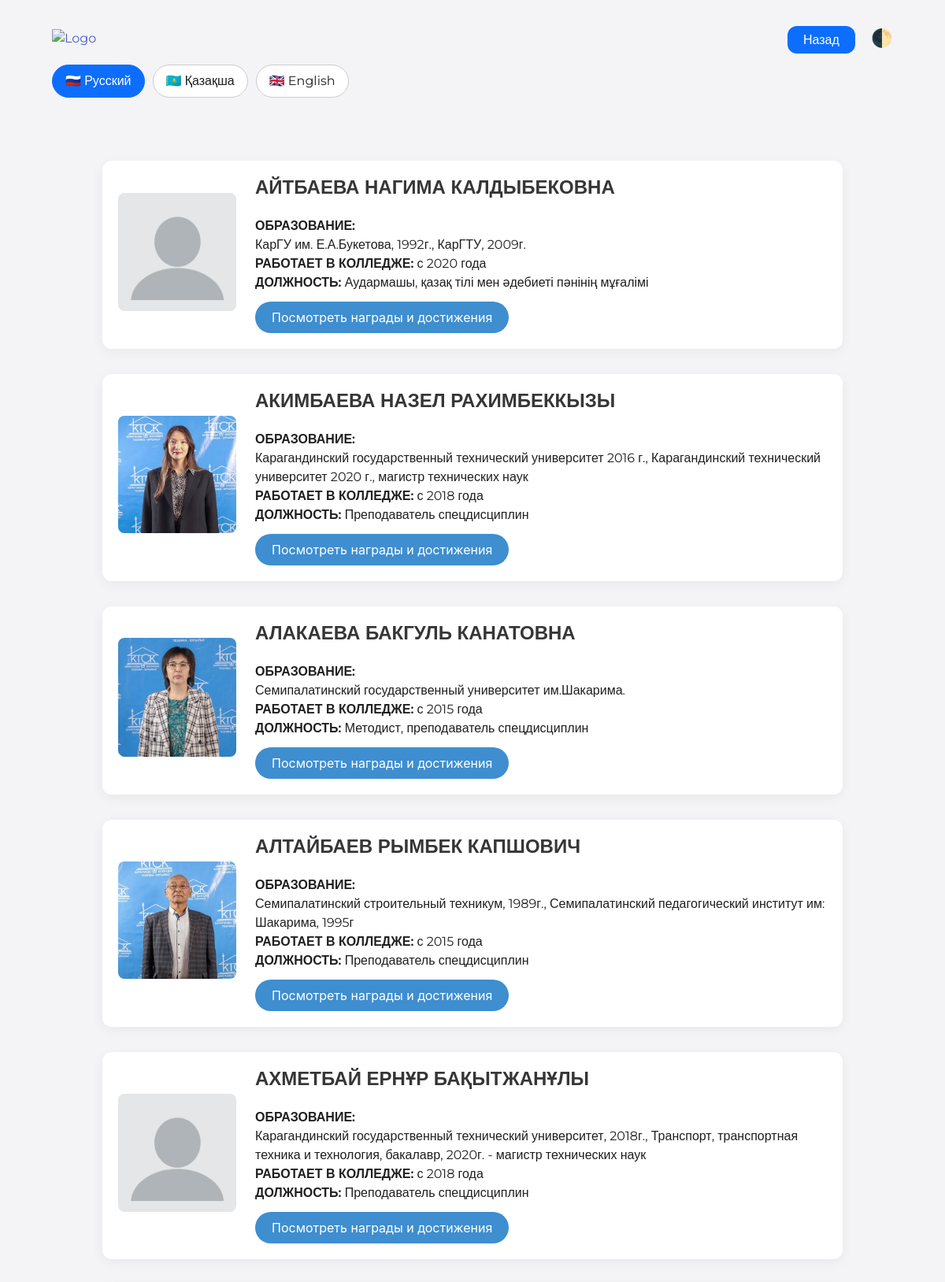
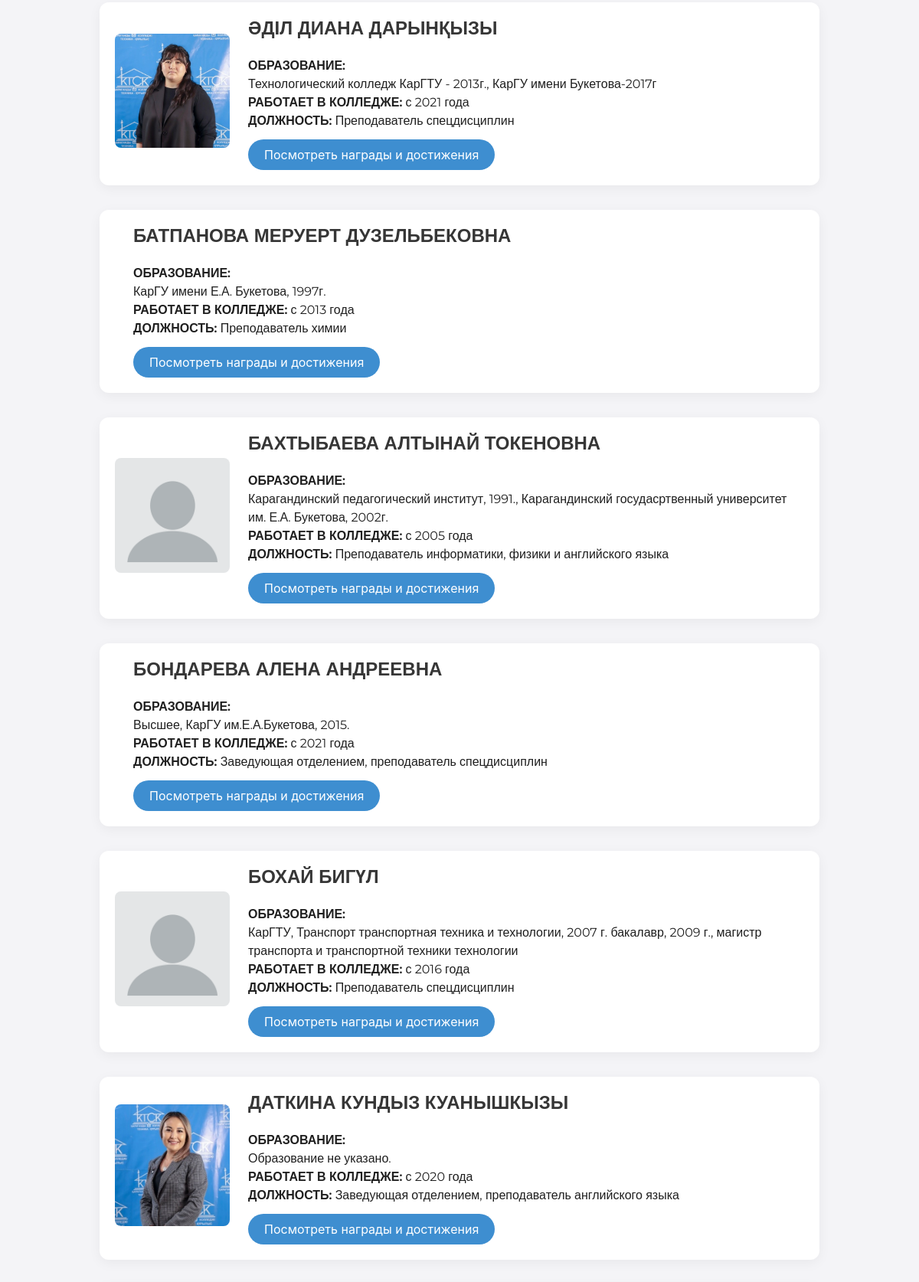
/pages/teacher.php (upper part), run on the app's committed database (2 pictures, top to bottom).
### tables this page shows
CREATE TABLE `teachers_lang` (
  `id` int NOT NULL,
  `teacher_id` int NOT NULL,
  `language` enum('ru','kz','en') NOT NULL,
  `name` varchar(255) NOT NULL,
  `description` text NOT NULL
);

CREATE TABLE `teachers` (
  `id` int NOT NULL,
  `name` varchar(255) NOT NULL,
  `description` text NOT NULL,
  `created_at` timestamp NULL DEFAULT CURRENT_TIMESTAMP,
  `updated_at` timestamp NULL DEFAULT CURRENT_TIMESTAMP ON UPDATE CURRENT_TIMESTAMP,
  `education` text,
  `works_in_college` varchar(255) NOT NULL,
  `position` varchar(255) NOT NULL,
  `image` varchar(255) NOT NULL
);

### pages/teacher.php (the view, shortened to what this page needs)
<?php
include '../config.php';
$lang = isset($_GET['lang']) ? $_GET['lang'] : 'ru';
$query_teachers = "
    SELECT t.*,
           COALESCE(tl.name, t.name) AS localized_name,
           tl.description
    FROM teachers t
    LEFT JOIN teachers_lang tl ON t.id = tl.teacher_id AND tl.language = '$lang'
    ORDER BY LOWER(COALESCE(tl.name, t.name)) ASC";
$result_teachers = mysqli_query($conn, $query_teachers);
?>
<!DOCTYPE html>
<html lang="<?= $lang ?>">
<head>
    <link href="https://cdn.jsdelivr.net/npm/bulma@0.9.4/css/bulma.min.css" rel="stylesheet" />
    <link rel="stylesheet" href="https://cdn.jsdelivr.net/npm/bootstrap-icons/font/bootstrap-icons.css">
</head>
<body>
    <div class="container">
        <section class="header">
            <div class="header__container">
                <a class="logo" href="">
                    <img src="https://ff2.object.pscloud.io/giwycqkw/oeqsaqye/eoamgqcg/4384bf6eeeace361ca86ed2a4e97d2975c665532.png" alt="Logo" />
                </a>
                <div class="right">
                    <a class="back" href="../index.php">Назад</a>
                    <span class="theme-toggle" onclick="toggleTheme()">🌓</span>
                </div>
            </div>
        </section>
        <div class="language-switcher has-text-centered mb-4">
            <a href="?lang=ru" class="<?= $lang == 'ru' ? 'active' : '' ?>">🇷🇺 Русский</a>
            <a href="?lang=kz" class="<?= $lang == 'kz' ? 'active' : '' ?>">🇰🇿 Қазақша</a>
            <a href="?lang=en" class="<?= $lang == 'en' ? 'active' : '' ?>">🇬🇧 English</a>
        </div>
        <section class="section">
            <div class="container">
                <?php while ($teacher = mysqli_fetch_assoc($result_teachers)): ?>
                    <div class="profile-card">
                        <div class="columns is-vcentered">
                            <div class="column is-narrow">
                                <img src="../admin/teachers/uploads/<?= $teacher['image'] ?>" alt="">
                            </div>
                            <div class="column">
                                <h2 class="title is-4"><?= htmlspecialchars($teacher['localized_name']) ?></h2>
                                <p><strong class="title__title"><?= $lang == 'ru' ? 'ОБРАЗОВАНИЕ' : ($lang == 'kz' ? 'БІЛІМІ' : 'EDUCATION') ?>:</strong></p>
                                <?php
                                $education = json_decode($teacher['education']);
                                if (is_array($education) && count($education) > 0) {
                                    echo '<ul>';
                                    foreach ($education as $edu) {
                                        echo '<li>' . htmlspecialchars($edu) . '</li>';
                                    }
                                    echo '</ul>';
                                } else {
                                    echo '<p>' . ($lang == 'ru' ? 'Образование не указано.' : ($lang == 'kz' ? 'Білімі көрсетілмеген.' : 'No education specified.')) . '</p>';
                                }
                                ?>
                                <p><strong class="title__title"><?= $lang == 'ru' ? 'РАБОТАЕТ В КОЛЛЕДЖЕ' : ($lang == 'kz' ? 'КОЛЛЕДЖДЕ ЖҰМЫС ІСТЕЙДІ' : 'WORKS IN COLLEGE') ?>:</strong> с <?= $teacher['works_in_college'] ?> года</p>
                                <p><strong class="title__title"><?= $lang == 'ru' ? 'ДОЛЖНОСТЬ' : ($lang == 'kz' ? 'ЛАУАЗЫМЫ' : 'POSITION') ?>:</strong> <?= $teacher['position'] ?></p>
                                <button class="button is-link is-rounded is-info is-normal mt-3" data-teacher-id="<?= $teacher['id'] ?>" id="openModal<?= $teacher['id'] ?>">
                                    <?= $lang == 'ru' ? 'Посмотреть награды и достижения' : ($lang == 'kz' ? 'Марапаттар мен жетістіктерді қарау' : 'View awards and achievements') ?>
                                </button>
                            </div>
                        </div>
                    </div>
                <?php endwhile; ?>
            </div>
        </section>
    </div>
</body>
</html>

### pages/teacher.php (style rules this page uses)
:root { --bg-color: #f4f4f7; --card-bg: #fff; --text-color: #1f1f1f; --primary: #0d6efd; --shadow: 0 4px 16px rgba(0, 0, 0, 0.05); --radius: 12px; }
body { margin: 0; background-color: var(--bg-color); color: var(--text-color); font-family: "Montserrat", sans-serif; transition: all 0.3s ease; }
.container { max-width: 1100px; margin: auto; padding: 1rem; }
.header__container { display: flex; justify-content: space-between; align-items: center; flex-wrap: wrap; padding: 1rem 0; }
.logo img { max-height: 80px; }
.language-switcher { display: flex; gap: 10px; }
.language-switcher a { padding: 8px 16px; border-radius: 999px; border: 1px solid #ccc; text-decoration: none; background-color: var(--card-bg); color: var(--text-color); transition: 0.3s; }
.language-switcher a:hover, .language-switcher a.active { background-color: var(--primary); color: #fff; border-color: var(--primary); }
.back { text-decoration: none; font-weight: 500; background-color: var(--primary); color: white; padding: 8px 20px; border-radius: var(--radius); transition: 0.3s; }
.profile-card { background: var(--card-bg); color: var(--text-color); border-radius: var(--radius); padding: 20px; box-shadow: var(--shadow); margin-bottom: 2rem; }
.profile-card img { max-width: 150px; border-radius: 8px; }
.title__title { font-weight: 600; color: var(--text-color); }
.theme-toggle { cursor: pointer; font-size: 1.4rem; margin-left: 1rem; }

### data on the page
teachers_lang: teacher.image (placeholder picture), localized_name "АЙТБАЕВА НАГИМА КАЛДЫБЕКОВНА", teacher.education "КарГУ им. Е.А.Букетова, 1992г., КарГТУ, 2009г.", teacher.works_in_college "2020", teacher.position "Аудармашы, қазақ тілі мен әдебиеті пәнінің мұғалімі"
teachers_lang: teacher.image (picture), localized_name "АКИМБАЕВА НАЗЕЛ РАХИМБЕККЫЗЫ", teacher.education "Карагандинский государственный технический университет 2016 г., Карагандинский технический университет 2020 г., магистр технических наук", teacher.works_in_college "2018", teacher.position "Преподаватель спецдисциплин"
teachers_lang: teacher.image (picture), localized_name "АЛАКАЕВА БАКГУЛЬ КАНАТОВНА", teacher.education "Семипалатинский государственный университет им.Шакарима.", teacher.works_in_college "2015", teacher.position "Методист, преподаватель спецдисциплин"
teachers_lang: teacher.image (picture), localized_name "АЛТАЙБАЕВ РЫМБЕК КАПШОВИЧ", teacher.education "Семипалатинский строительный техникум, 1989г., Семипалатинский педагогический институт им: Шакарима, 1995г", teacher.works_in_college "2015", teacher.position "Преподаватель спецдисциплин"
teachers: image (placeholder picture), localized_name "АХМЕТБАЙ ЕРНҰР БАҚЫТЖАНҰЛЫ", education "Карагандинский государственный технический университет, 2018г., Транспорт, транспортная техника и технология, бакалавр, 2020г. - магистр технических наук", works_in_college "2018", position "Преподаватель спецдисциплин"
teachers: image (picture), localized_name "ӘДІЛ ДИАНА ДАРЫНҚЫЗЫ", education "Технологический колледж КарГТУ - 2013г., КарГУ имени Букетова-2017г", works_in_college "2021", position "Преподаватель спецдисциплин"
teachers: localized_name "БАТПАНОВА МЕРУЕРТ ДУЗЕЛЬБЕКОВНА", education "КарГУ имени Е.А. Букетова, 1997г.", works_in_college "2013", position "Преподаватель химии"
teachers: image (placeholder picture), localized_name "БАХТЫБАЕВА АЛТЫНАЙ ТОКЕНОВНА", education "Карагандинский педагогический институт, 1991., Карагандинский госудасртвенный университет им. Е.А. Букетова, 2002г.", works_in_college "2005", position "Преподаватель информатики, физики и английского языка"
teachers: localized_name "БОНДАРЕВА АЛЕНА АНДРЕЕВНА", education "Высшее, КарГУ им.Е.А.Букетова, 2015.", works_in_college "2021", position "Заведующая отделением, преподаватель спецдисциплин"
teachers: image (placeholder picture), localized_name "БОХАЙ БИГҮЛ", education "КарГТУ, Транспорт транспортная техника и технологии, 2007 г. бакалавр, 2009 г., магистр транспорта и транспортной техники технологии", works_in_college "2016", position "Преподаватель спецдисциплин"
teachers: image (picture), localized_name "ДАТКИНА КУНДЫЗ КУАНЫШКЫЗЫ", shows "Образование не указано.", works_in_college "2020", position "Заведующая отделением, преподаватель английского языка"
